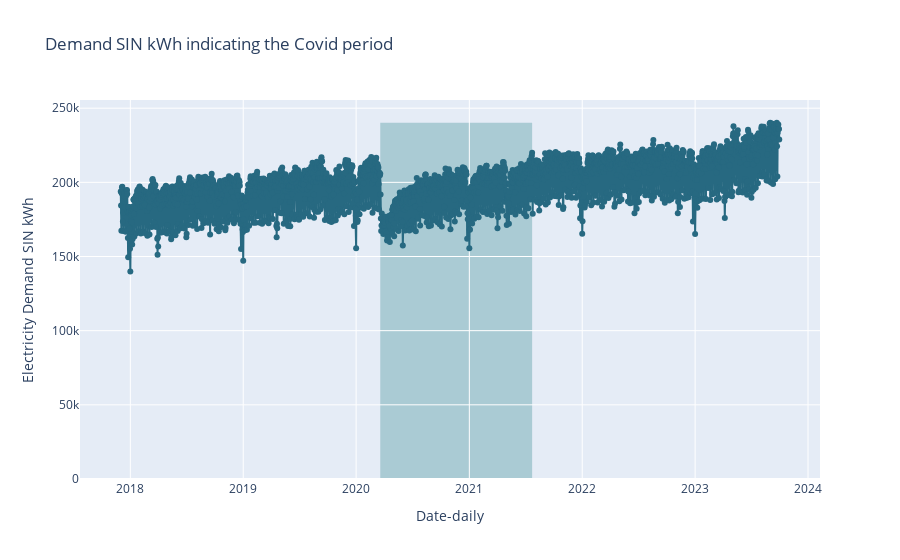

The code cell stored with this chart in its notebook:
### Code cell
import plotly.graph_objects as go

# Crear el gráfico de línea
trace1 = go.Scatter(
    x=df['FECHA'],
    y=df['Demanda_SIN'],
    mode='lines+markers',
    line=dict(shape='linear', color='#276981'),
    name='Demanda_SIN'
)

# Crear el rectángulo sombreado para el área de Covid
fig = go.Figure(data=[trace1])

# Filtrar el DataFrame para obtener solo las fechas con Covid (Covid=1)
df_covid = df[df['Covid'] == 1]

# Agregar el área sombreada para las fechas con Covid
fig.add_shape(
    go.layout.Shape(
        type="rect",
        x0=df_covid['FECHA'].min(),
        x1=df_covid['FECHA'].max(),
        y0=0,
        y1=max(df['Demanda_SIN']),
        fillcolor="rgba(34, 127, 134, 0.3)",  # Cambiar a #227f86
        layer="below",
        line=dict(color="rgba(255, 0, 0, 0)"),
    )
)

# Actualizar el diseño del gráfico
fig.update_layout(
    title="Demand SIN kWh indicating the Covid period",
    legend=dict(
        title='Series',
        orientation='h',
        yanchor='bottom',
        y=1.02,
        xanchor='right',
        x=1
    ),
    xaxis_title='Date-daily',
    yaxis_title='Electricity Demand SIN kWh',
)

# Mostrar el gráfico interactivo
fig.show()

### Figure 1 — Plotly figure (JSON) as saved in the notebook; plotly's stock layout.template omitted (floating-point values rounded to 4 significant figures; data arrays with more than 128 entries replaced by an {"elided": "..."} marker saying what was removed)
{"data": [{"line": {"color": "#276981", "shape": "linear"}, "mode": "lines+markers", "name": "Demanda_SIN", "type": "scatter", "x": {"elided": "2130 str values"}, "y": {"elided": "2130 float values"}}], "layout": {"legend": {"orientation": "h", "title": {"text": "Series"}, "x": 1, "xanchor": "right", "y": 1.02, "yanchor": "bottom"}, "shapes": [{"fillcolor": "rgba(34, 127, 134, 0.3)", "layer": "below", "line": {"color": "rgba(255, 0, 0, 0)"}, "type": "rect", "x0": "2020-03-19T00:00:00", "x1": "2021-07-23T00:00:00", "y0": 0, "y1": 240200.0}], "title": {"text": "Demand SIN kWh indicating the Covid period"}, "xaxis": {"title": {"text": "Date-daily"}}, "yaxis": {"title": {"text": "Electricity Demand SIN kWh"}}}}
